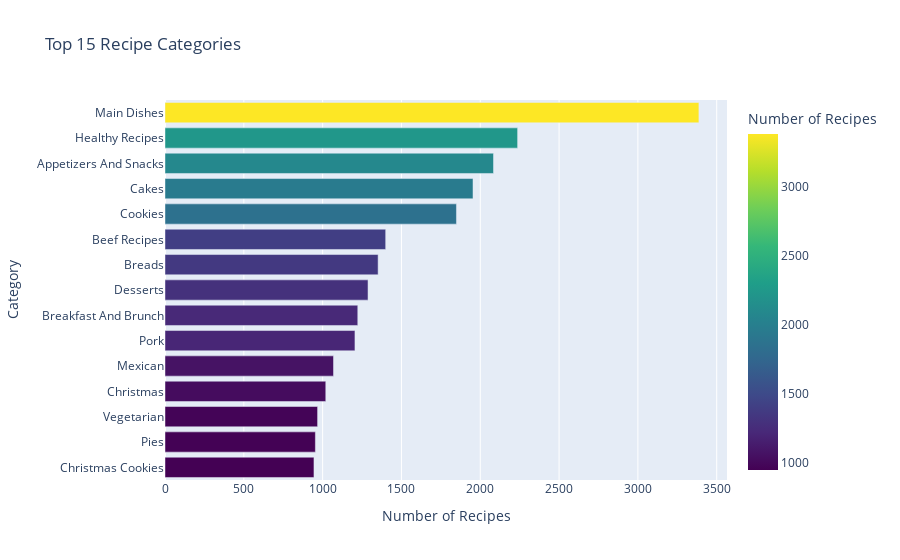
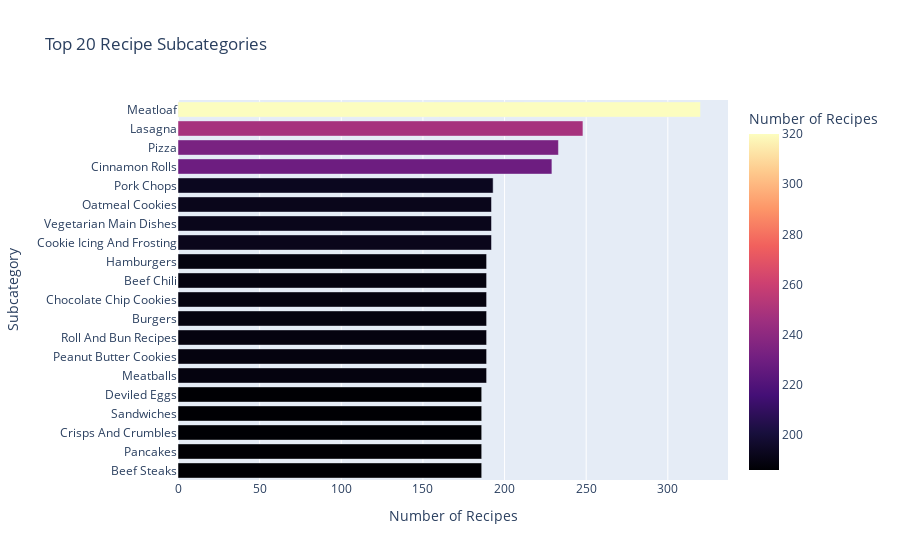

Notebook cell for these charts, in order:
### Markdown cell above
Univariate Analysis: Categorical Features¶
----------------------------------------------------------------------------------------------------
We will analyze the categorical features (category and subcategory) to understand which recipe types dominate the dataset.

    --> category: Broad food groups like Main Dishes, Cakes, Appetizers.
    --> subcategory: More specific dishes like Lasagna, Pizza, Meatloaf.

We use bar plots (Top N only for readability) to visualize the counts.


📊 Insights from Categories
    --> Main Dishes is the largest category with ~3,400 recipes, showing that the dataset is heavily focused on main meals.
    --> Healthy Recipes and Appetizers and Snacks follow, each with over 2,000 recipes, indicating strong representation of diet-friendly and small dish recipes.
    --> Dessert-related categories (Cakes, Cookies, Pies, Christmas Cookies) together make up a significant portion, reflecting the popularity of baking and sweets.
    --> Cultural/Occasion-based categories (Mexican, Christmas) also appear in the Top 15, highlighting both cultural and seasonal influences.
    --> Vegetarian recipes (~970) show good coverage but are smaller compared to meat-focused ones (Beef, Pork).
📊 Insights from Subcategories
    --> Meatloaf, Lasagna, Pizza dominate subcategories, each with 200–300 recipes, reinforcing the popularity of hearty main dishes.
    --> Baking favorites like Cinnamon Rolls, Oatmeal Cookies, Chocolate Chip Cookies are strongly represented, suggesting that baked goods are a major theme in this dataset.
    --> Multiple variations of cookies (Peanut Butter, Oatmeal, Chocolate Chip) highlight cookies as a core recipe type.
    --> Classic comfort foods like Meatballs, Burgers, Chili, Pancakes, Sandwiches appear frequently, reflecting a strong tilt toward everyday, easy-to-make dishes.
    --> Some specialized subcategories like Cookie Icing and Frosting and Vegetarian Main Dishes suggest niche but well-represented recipe collections.

### Code cell
# =========================
# Categories
# =========================
top_n = 15  # change this number if you want more/less

# Count of recipes per category
category_counts = df['category'].value_counts()
print(f"Top {top_n} Categories:\n", category_counts.head(top_n))

# Interactive Bar Plot: Top N Categories
fig_cat = px.bar(
    category_counts.head(top_n).reset_index(),
    x='count', y='category',
    orientation='h',
    title=f"Top {top_n} Recipe Categories",
    labels={'count': 'Number of Recipes', 'category': 'Category'},
    color='count',
    color_continuous_scale='viridis'
)
fig_cat.update_layout(yaxis={'categoryorder':'total ascending'})
fig_cat.show()

# =========================
# Subcategories
# =========================
top_n_sub = 20  # adjust as needed

# Count of recipes per subcategory
subcategory_counts = df['subcategory'].value_counts()
print(f"Top {top_n_sub} Subcategories:\n", subcategory_counts.head(top_n_sub))

# Interactive Bar Plot: Top N Subcategories
fig_subcat = px.bar(
    subcategory_counts.head(top_n_sub).reset_index(),
    x='count', y='subcategory',
    orientation='h',
    title=f"Top {top_n_sub} Recipe Subcategories",
    labels={'count': 'Number of Recipes', 'subcategory': 'Subcategory'},
    color='count',
    color_continuous_scale='magma'
)
fig_subcat.update_layout(yaxis={'categoryorder':'total ascending'})
fig_subcat.show()

### Figure 1 — Plotly figure (JSON) as saved in the notebook; plotly's stock layout.template omitted (floating-point values rounded to 4 significant figures)
{"data": [{"hovertemplate": "Number of Recipes=%{marker.color}<br>Category=%{y}<extra></extra>", "legendgroup": "", "marker": {"color": [3387, 2237, 2084, 1954, 1849, 1400, 1352, 1288, 1223, 1205, 1069, 1020, 968, 954, 945], "coloraxis": "coloraxis", "pattern": {"shape": ""}}, "name": "", "orientation": "h", "showlegend": false, "textposition": "auto", "type": "bar", "x": [3387, 2237, 2084, 1954, 1849, 1400, 1352, 1288, 1223, 1205, 1069, 1020, 968, 954, 945], "xaxis": "x", "y": ["Main Dishes", "Healthy Recipes", "Appetizers And Snacks", "Cakes", "Cookies", "Beef Recipes", "Breads", "Desserts", "Breakfast And Brunch", "Pork", "Mexican", "Christmas", "Vegetarian", "Pies", "Christmas Cookies"], "yaxis": "y"}], "layout": {"barmode": "relative", "coloraxis": {"colorbar": {"title": {"text": "Number of Recipes"}}, "colorscale": [[0, "#440154"], [0.1111, "#482878"], [0.2222, "#3e4989"], [0.3333, "#31688e"], [0.4444, "#26828e"], [0.5556, "#1f9e89"], [0.6667, "#35b779"], [0.7778, "#6ece58"], [0.8889, "#b5de2b"], [1, "#fde725"]]}, "legend": {"tracegroupgap": 0}, "title": {"text": "Top 15 Recipe Categories"}, "xaxis": {"anchor": "y", "domain": [0, 1], "title": {"text": "Number of Recipes"}}, "yaxis": {"anchor": "x", "categoryorder": "total ascending", "domain": [0, 1], "title": {"text": "Category"}}}}

### Figure 2 — Plotly figure (JSON) as saved in the notebook; plotly's stock layout.template omitted (floating-point values rounded to 4 significant figures)
{"data": [{"hovertemplate": "Number of Recipes=%{marker.color}<br>Subcategory=%{y}<extra></extra>", "legendgroup": "", "marker": {"color": [320, 248, 233, 229, 193, 192, 192, 192, 189, 189, 189, 189, 189, 189, 189, 186, 186, 186, 186, 186], "coloraxis": "coloraxis", "pattern": {"shape": ""}}, "name": "", "orientation": "h", "showlegend": false, "textposition": "auto", "type": "bar", "x": [320, 248, 233, 229, 193, 192, 192, 192, 189, 189, 189, 189, 189, 189, 189, 186, 186, 186, 186, 186], "xaxis": "x", "y": ["Meatloaf", "Lasagna", "Pizza", "Cinnamon Rolls", "Pork Chops", "Cookie Icing And Frosting", "Vegetarian Main Dishes", "Oatmeal Cookies", "Meatballs", "Peanut Butter Cookies", "Roll And Bun Recipes", "Burgers", "Chocolate Chip Cookies", "Beef Chili", "Hamburgers", "Beef Steaks", "Pancakes", "Crisps And Crumbles", "Sandwiches", "Deviled Eggs"], "yaxis": "y"}], "layout": {"barmode": "relative", "coloraxis": {"colorbar": {"title": {"text": "Number of Recipes"}}, "colorscale": [[0, "#000004"], [0.1111, "#180f3d"], [0.2222, "#440f76"], [0.3333, "#721f81"], [0.4444, "#9e2f7f"], [0.5556, "#cd4071"], [0.6667, "#f1605d"], [0.7778, "#fd9668"], [0.8889, "#feca8d"], [1, "#fcfdbf"]]}, "legend": {"tracegroupgap": 0}, "title": {"text": "Top 20 Recipe Subcategories"}, "xaxis": {"anchor": "y", "domain": [0, 1], "title": {"text": "Number of Recipes"}}, "yaxis": {"anchor": "x", "categoryorder": "total ascending", "domain": [0, 1], "title": {"text": "Subcategory"}}}}
